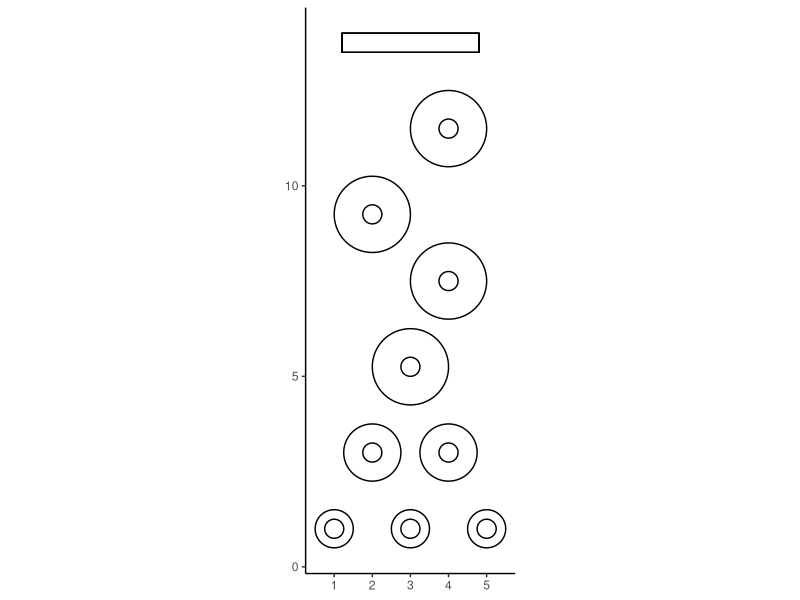

Here is the R script that generated this plot:
library(ggplot2)
library(ggforce)

dat = read.table(text="        x           y     sizes
                 1  1 .5
                 1  1  .25
                 3  1 .5
                 3  1  .25
                 5  1 .5
                 5  1  .25
                 2  3  .75
                 2  3  .25
                 4  3  .75
                 4  3  .25
                 3  5.25  1
                 3  5.25  .25
                 4  7.50  1
                 4  7.50 .25
                 2  9.25  1
                 2  9.25  .25
                 4  11.50  1
                 4  11.50  .25", header=TRUE)

# set.seed(194)
# # generate a random vector of numbers between 1 and 6
# y <- runif(30, min = 0.0, max = 7)
# x <- runif(30, min = 0.0, max = 7)
# df <- data.frame(x,y)

ggplot(dat) + 
  geom_circle(aes(x0=x, y0=y, r=sizes), color = "black") + coord_equal() + theme_classic() +
  geom_rect(aes(xmin = 1.2, xmax = 4.8, ymin = 13.5, ymax = 14), fill = NA,
            color = "black", linewidth = .3)
  # geom_density_2d_filled(data = df, aes(x,y), alpha = .5) +
  # geom_point(data = df, aes(x,y))

